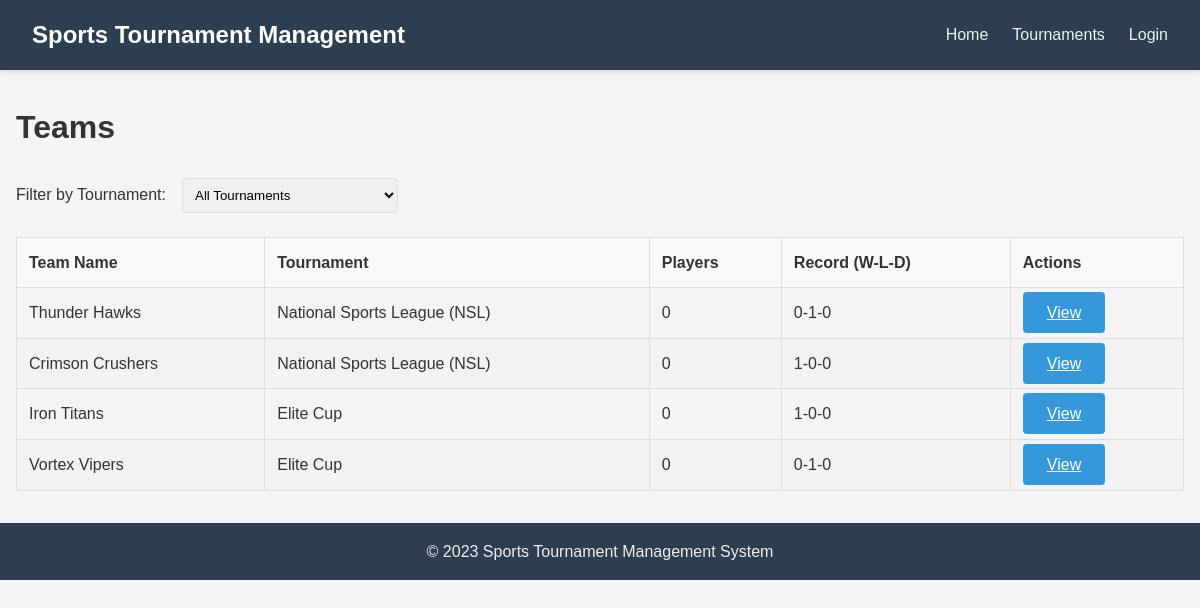
The page /teams on the database its author committed.
### models.py (models this page shows)
class Team(db.Model):
    id = db.Column(db.Integer, primary_key=True)
    name = db.Column(db.String(100), nullable=False)
    tournament_id = db.Column(db.Integer, db.ForeignKey('tournament.id'), nullable=False)
    players = db.relationship('Player', backref='team', lazy=True)
    wins = db.Column(db.Integer, default=0)
    losses = db.Column(db.Integer, default=0)
    draws = db.Column(db.Integer, default=0)

class Tournament(db.Model):
    id = db.Column(db.Integer, primary_key=True)
    name = db.Column(db.String(100), nullable=False)
    sport_type = db.Column(db.String(50), nullable=False)
    start_date = db.Column(db.DateTime, nullable=False)
    end_date = db.Column(db.DateTime, nullable=False)
    created_at = db.Column(db.DateTime, default=datetime.utcnow)
    venue_id = db.Column(db.Integer, db.ForeignKey('venue.id'), nullable=False)
    organizer_id = db.Column(db.Integer, db.ForeignKey('user.id'), nullable=False)
    teams = db.relationship('Team', backref='tournament', lazy=True)
    matches = db.relationship('Match', backref='tournament', lazy=True)

### routes.py (the view)
@app.route('/teams')
def teams():
    teams = Team.query.all()
    tournaments = Tournament.query.all()
    return render_template('teams/list.html', teams=teams, tournaments=tournaments)

### templates/teams/list.html (shortened to what this page needs)
{% extends 'base.html' %}
{% block content %}
<div class="header-actions">
    <h1>Teams</h1>
</div>
<div class="filter-controls">
    <label for="tournament-filter">Filter by Tournament:</label>
    <select id="tournament-filter">
        <option value="all">All Tournaments</option>
    </select>
</div>
{% if teams %}
<table class="table">
    <thead>
        <tr>
            <th>Team Name</th>
            <th>Tournament</th>
            <th>Players</th>
            <th>Record (W-L-D)</th>
            <th>Actions</th>
        </tr>
    </thead>
    <tbody>
        {% for team in teams %}
        <tr class="team-row" data-tournament-id="{{ team.tournament_id }}">
            <td>{{ team.name }}</td>
            <td>{{ team.tournament.name }}</td>
            <td>{{ team.players|length }}</td>
            <td>{{ team.wins }}-{{ team.losses }}-{{ team.draws }}</td>
            <td>
                <a href="{{ url_for('team_details', id=team.id) }}" class="btn btn-small">View</a>
            </td>
        </tr>
        {% endfor %}
    </tbody>
</table>
{% else %}
<p>No teams found.</p>
{% endif %}
{% endblock %}

### templates/base.html (shortened to what this page needs)
<!DOCTYPE html>
<html lang="en">
<head>
    <link rel="stylesheet" href="{{ url_for('static', filename='css/style.css') }}">
</head>
<body>
    <header>
        <nav class="navbar">
            <div class="logo">
                <a href="{{ url_for('index') }}">Sports Tournament Management</a>
            </div>
            <ul class="nav-links">
                <li><a href="{{ url_for('index') }}">Home</a></li>
                <li><a href="{{ url_for('tournaments') }}">Tournaments</a></li>
                {% if session.get('user_id') %}
                    <li><a href="{{ url_for('teams') }}">Teams</a></li>
                    <li><a href="{{ url_for('matches') }}">Matches</a></li>
                    <li><a href="{{ url_for('dashboard') }}">Dashboard</a></li>
                    <li><a href="{{ url_for('logout') }}">Logout</a></li>
                {% else %}
                    <li><a href="{{ url_for('login') }}">Login</a></li>
                {% endif %}
            </ul>
        </nav>
    </header>
    <main>
        <div class="container">
            {% block content %}{% endblock %}
        </div>
    </main>
    <footer>
        <p>&copy; 2023 Sports Tournament Management System</p>
    </footer>
</body>
</html>

### static/css/style.css (style rules this page uses)
* { margin: 0; padding: 0; box-sizing: border-box; font-family: 'Arial', sans-serif; }
body { background-color: #f4f4f4; color: #333; line-height: 1.6; }
.navbar { display: flex; justify-content: space-between; align-items: center; background-color: #2c3e50; padding: 1rem 2rem; box-shadow: 0 2px 5px rgba(0,0,0,0.1); }
.logo a { color: #fff; font-size: 1.5rem; font-weight: bold; text-decoration: none; }
.nav-links { display: flex; list-style: none; }
.nav-links li { margin-left: 1.5rem; }
.nav-links a { color: #ecf0f1; text-decoration: none; font-size: 1rem; transition: color 0.3s ease; }
.container { max-width: 1200px; margin: 2rem auto; padding: 0 1rem; }
.btn { padding: 0.75rem 1.5rem; background-color: #3498db; border: none; border-radius: 4px; color: #fff; cursor: pointer; font-size: 1rem; transition: background-color 0.3s ease; }
.table { width: 100%; border-collapse: collapse; margin-bottom: 1.5rem; }
.table th, .table td { padding: 0.75rem; border: 1px solid #ddd; text-align: left; }
.table th { background-color: #f8f9fa; font-weight: bold; }
.table tr:nth-child(even) { background-color: #f2f2f2; }
footer { text-align: center; padding: 1rem; background-color: #2c3e50; color: #ecf0f1; margin-top: 2rem; }
.header-actions { display: flex; justify-content: space-between; align-items: center; margin-bottom: 1.5rem; }
.filter-controls { margin-bottom: 1.5rem; display: flex; gap: 1rem; align-items: center; }
.filter-controls select { padding: 0.5rem; border: 1px solid #ddd; border-radius: 4px; }

### rows shown on the page
Team: name "Thunder Hawks", tournament.name "National Sports League (NSL)", players|length "0", wins "0", losses "1", draws "0"
Team: name "Crimson Crushers", tournament.name "National Sports League (NSL)", players|length "0", wins "1", losses "0", draws "0"
Team: name "Iron Titans", tournament.name "Elite Cup", players|length "0", wins "1", losses "0", draws "0"
Team: name "Vortex Vipers", tournament.name "Elite Cup", players|length "0", wins "0", losses "1", draws "0"
